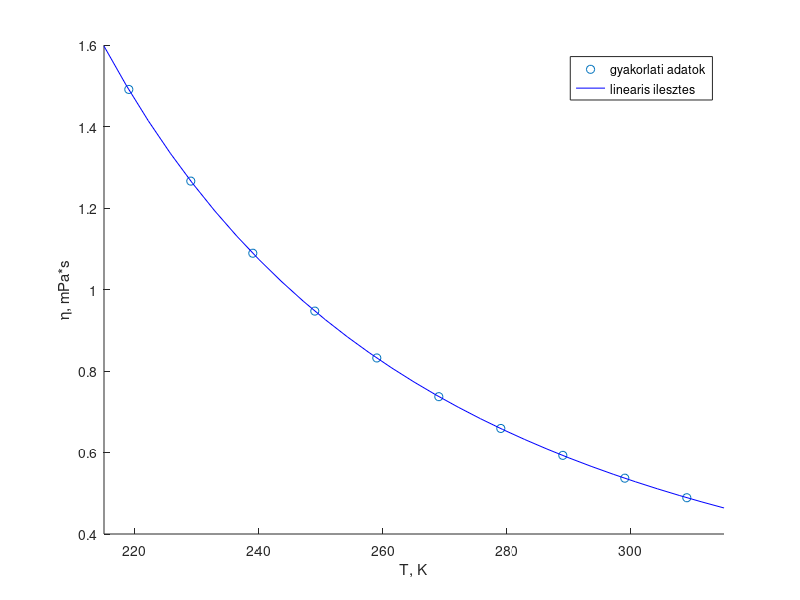
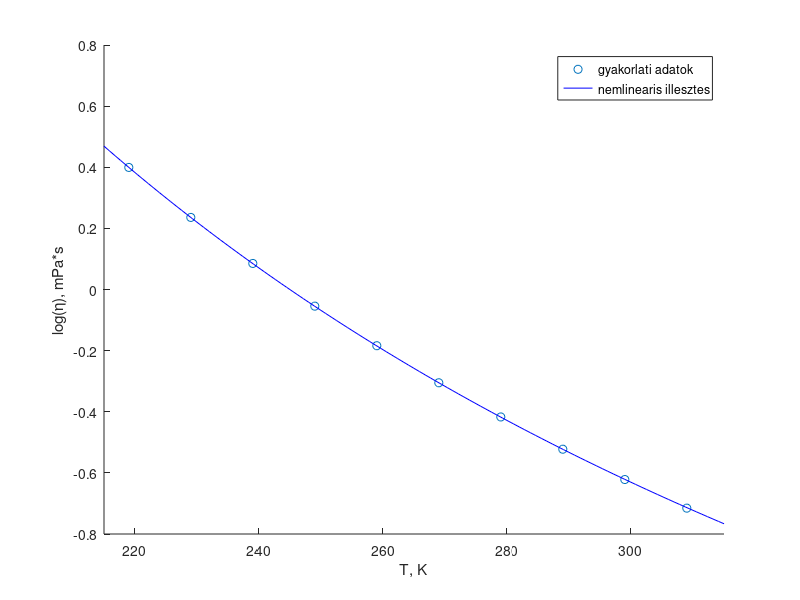

MATLAB code for these plots, in order:
clc(); clear(); close('all');

%Adatok
T =transpose( 219 : 10 : 309 );
viszk = [1.491, 1.266, 1.089, 0.947, 0.832, 0.737, 0.659, 0.593, 0.537, 0.489]';
T_intv = [215, 315];

%Megoldas - Linearis
log_viszk = log(viszk);
M = [ones( length (T) , 1), T, log_viszk]; %egyutthatomatrix
b =  T .* log_viszk;

eredm = mldivide( M, b );
A = eredm (2); C = -eredm (3); B = eredm (1) - A*C;
fgv_viszk = @(T) exp(A + B ./ (C+T));


%Megoldas - Nemlinearis
fgv_viszk_lsqcf = @(alfa,T) exp(alfa(1) + alfa(2) ./ (alfa(3)+T));
kezd_ertk = [ -5, 500, 10 ];
eredm_nlin = lsqcurvefit( fgv_viszk_lsqcf, kezd_ertk, T, viszk)
A_nlin = eredm_nlin(1);
B_nlin = eredm_nlin(2);
C_nlin = eredm_nlin(3);
fgv_log_viszk = @(T) A_nlin + B_nlin ./ (C_nlin+T);

%Abrazolas
figure (1);
hold ('on')
plot (T, viszk, 'o');
fplot (fgv_viszk, T_intv, 'b');
hold ('off')
xlabel ('T, K');
ylabel ('\eta, mPa*s');
legend ('gyakorlati adatok', 'linearis ilesztes' );

figure (2);
hold ('on')
plot (T, log_viszk, 'o');
fplot (fgv_log_viszk, T_intv, 'b');
hold ('off')
xlabel ('T, K');
ylabel ('log(\eta), mPa*s');
legend ('gyakorlati adatok',  'nemlinearis illesztes' );

